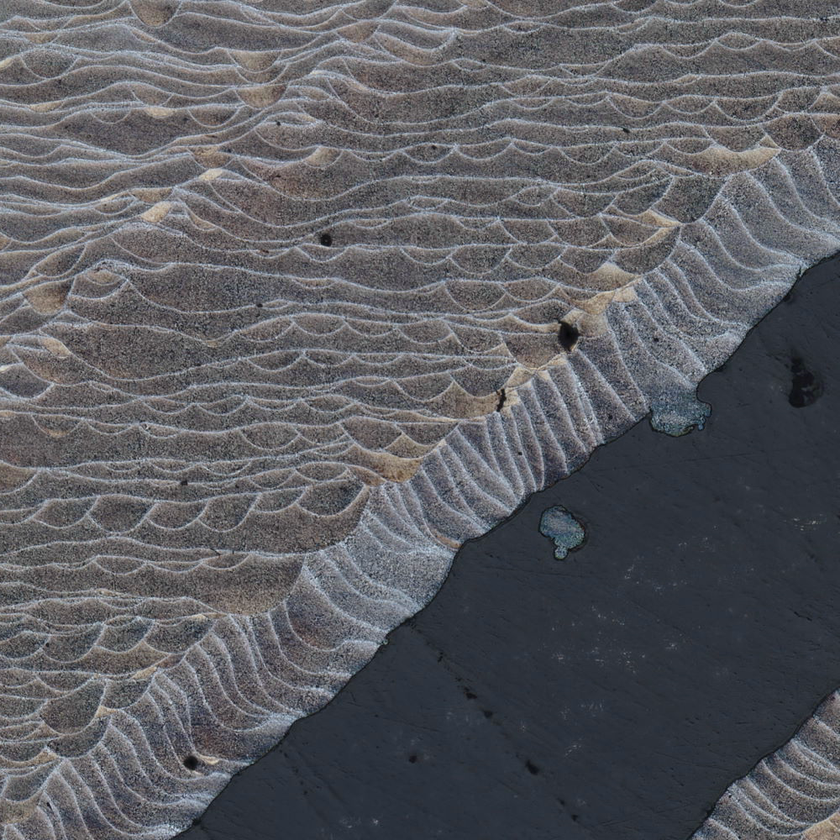
#> input picture Testing/crop45.tif, 840 x 840 px, shrunk from 1000 x 1000 before the run
$ python CreatingMasks.py
#> lines starting #> are read from the running program, lines starting #| are printed output that depends on the picture; after the words box and inside, x2 and y2 are one past the last pixel; in counts of white or black regions, pixels touching at a corner belong together
#UTEP Project

#Creating Training Data

import numpy as np
import skimage
from PIL import Image
from skimage.util import invert
from skimage import data
from skimage.filters import meijering, hessian,gaussian
from skimage.morphology import skeletonize
from scipy import ndimage as ndi
import matplotlib.pyplot as plt

#Opening the raw image
image_raw = Image.open('Testing/crop45.tif')
#> image_raw is the input picture: PIL image 840x840 RGB; mean R, G, B 91.6, 92.4, 97.4
image = image_raw.convert('L')
image = np.asarray(image)

#Visualization
plt.imshow(image, cmap = plt.cm.gray)
plt.show()

#Passing through a Gaussian Filter
image = ndi.gaussian_filter(image, 2)
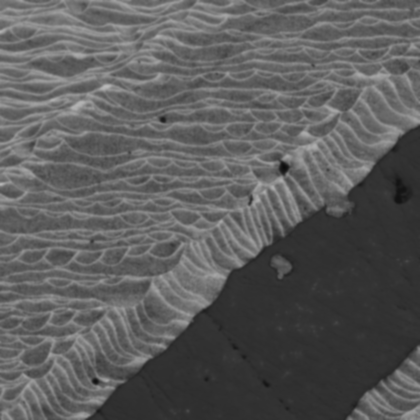
#> image: shape (840, 840) (shown at 1/2 size); min 11, max 186, mean 91.8

#Visualization
plt.imshow(image, cmap = plt.cm.gray)
plt.show()

#Passing through Meijering or Hessian Filter
result = meijering(image, black_ridges = 0, sigmas = [1]) #hessian(image,black_ridges=0,sigmas=1)
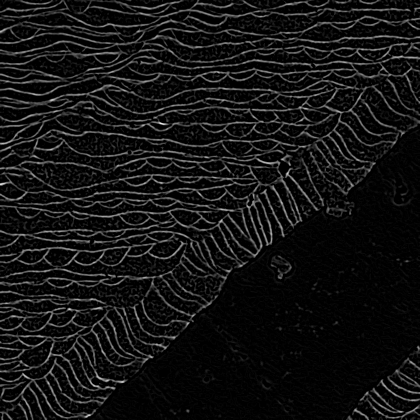
#> result: shape (840, 840) float64 (shown at 1/2 size); min 0, max 1, mean 0.075

#Visualization
plt.imshow(result, cmap = plt.cm.gray)
#plt.axis('off')
plt.show()

#Filling Holes
thresh_value = skimage.filters.threshold_otsu(result)
#> thresh_value = 0.186
thresh = result < 0.15 #thresh_value
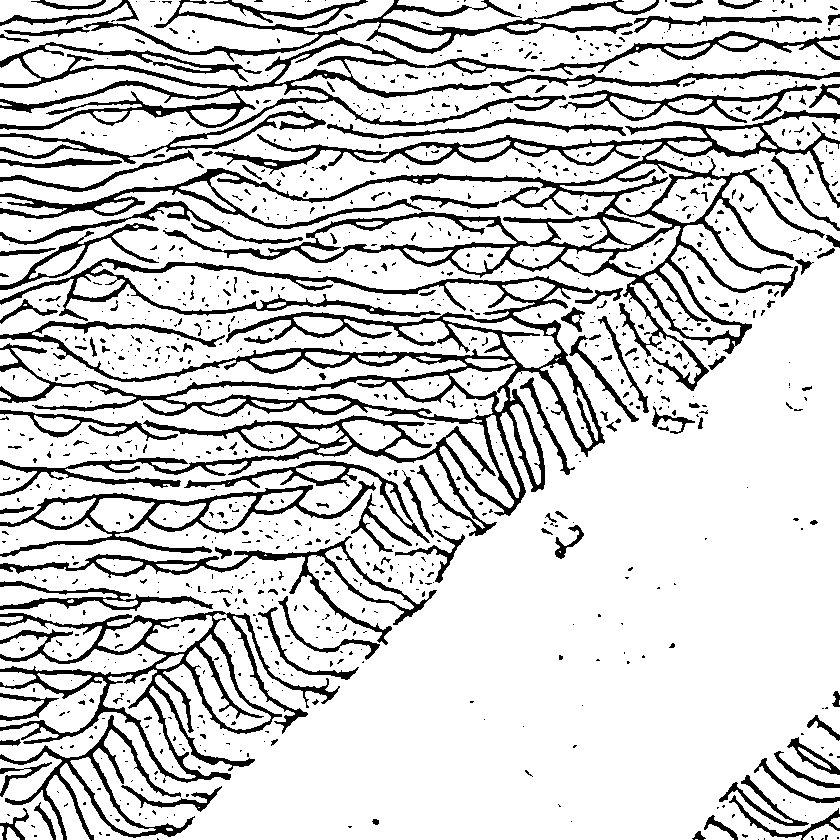
#> thresh: shape (840, 840) bool; 81.5% white; 1085 black regions (921 under 20 px), largest, box (x1, y1, x2, y2) and area: (0, 258, 605, 536) 28868, (0, 110, 840, 391) 23861, (0, 37, 840, 164) 13617
fill = ndi.binary_fill_holes(thresh)
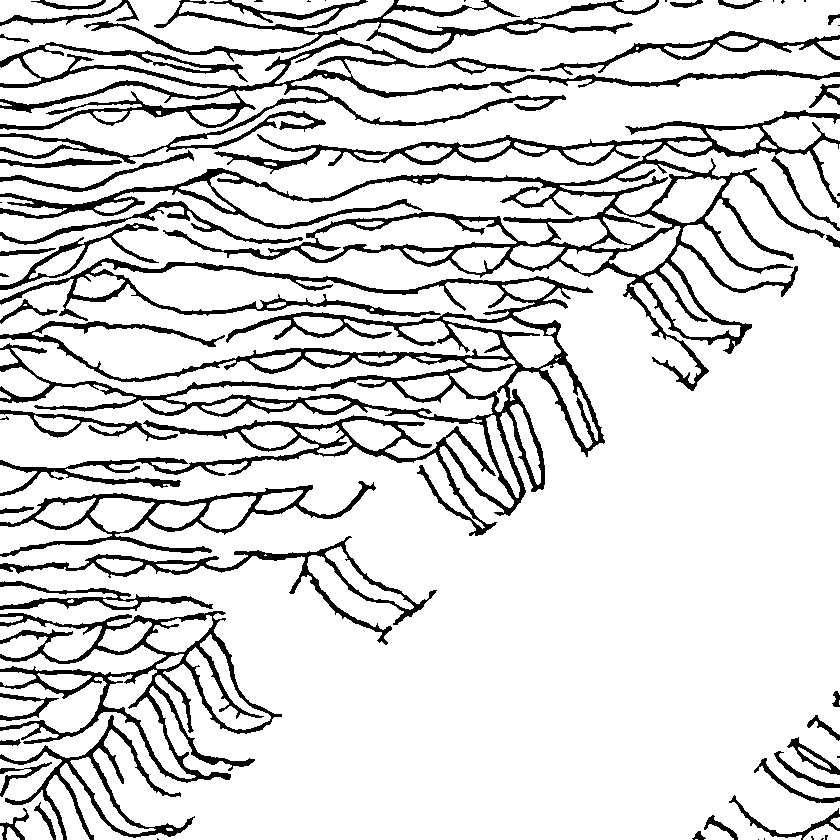
#> fill: shape (840, 840) bool; 84.9% white; 60 black regions (19 under 20 px), largest, box (x1, y1, x2, y2) and area: (0, 258, 605, 536) 28659, (0, 110, 840, 391) 23499, (0, 37, 840, 164) 13570

#Visualization
plt.imshow(fill, cmap = plt.cm.gray)
plt.axis('off')

#Skeletonize Filter
skeleton = skeletonize(invert(fill),method='lee')
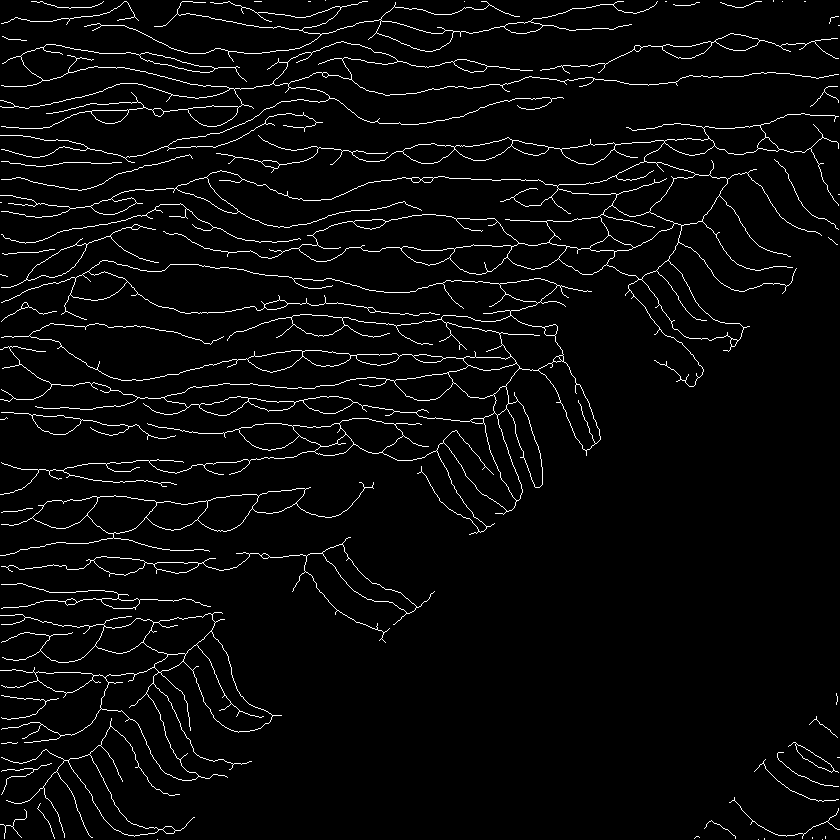
#> skeleton: shape (840, 840) bool; 3.6% white in thin lines or dots
im = invert(skeleton)
#> im: shape (840, 840) bool; 96.4% white; black in thin lines or dots

#Visualization
plt.imshow(im, cmap = plt.cm.gray)
#plt.axis('off')
#plt.savefig('Mask3.eps', bbox_inches='tight', pad_inches=0)
plt.show()

$ run again, with Testing/crop168.tif copied over Testing/crop45.tif
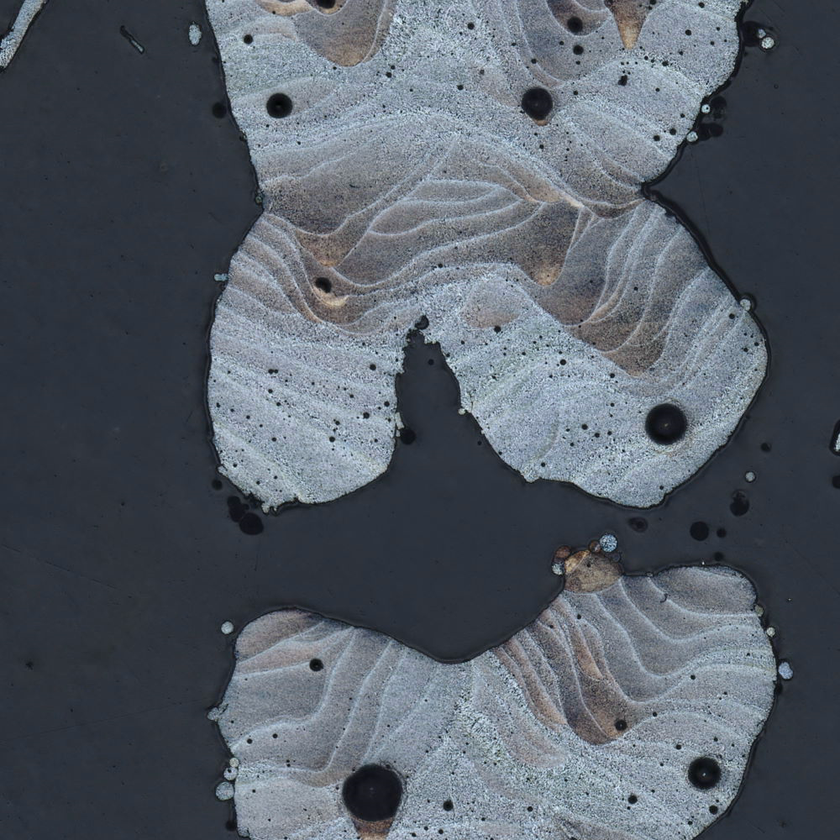
#> input picture Testing/crop168.tif, 840 x 840 px, shrunk from 1000 x 1000 before the run
#> image_raw is the input picture: PIL image 840x840 RGB; mean R, G, B 86.1, 93.8, 103.7
#> thresh_value = 0.115
#> `thresh = result < 0.15`:
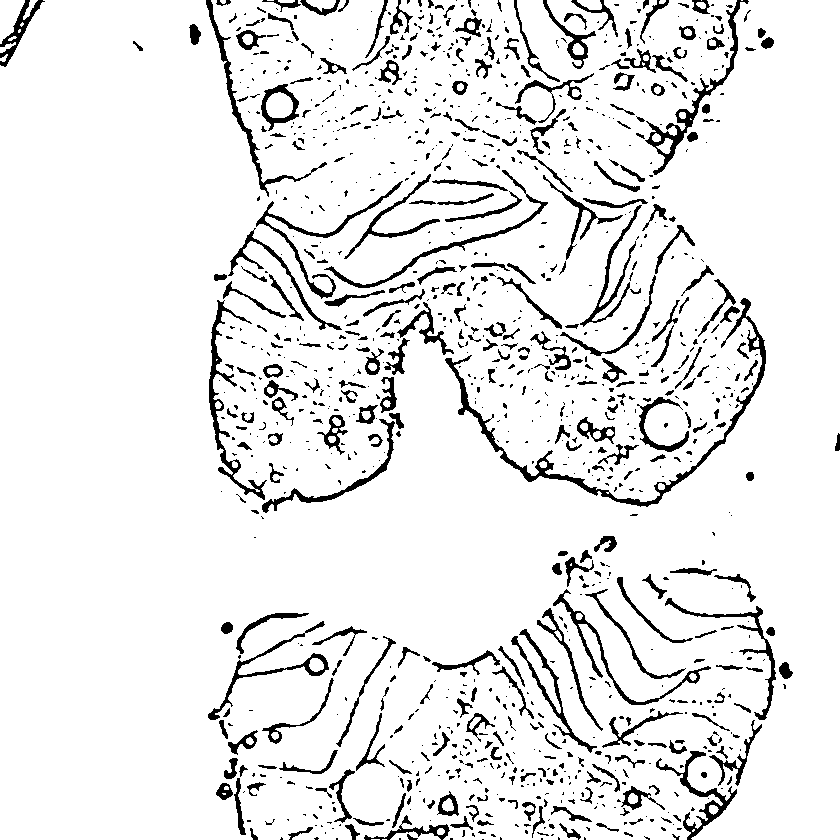
#> thresh: shape (840, 840) bool; 91.4% white; 1137 black regions (759 under 20 px), largest, box (x1, y1, x2, y2) and area: (445, 298, 766, 507) 3155, (645, 0, 749, 175) 1580, (209, 300, 267, 500) 1533
#> fill: shape (840, 840) bool; 98.9% white; 41 black regions (15 under 20 px), largest, box (x1, y1, x2, y2) and area: (645, 0, 749, 175) 1580, (206, 0, 311, 197) 1179, (656, 751, 737, 840) 1120
#> `skeleton = skeletonize(invert(fill),method='lee')`:
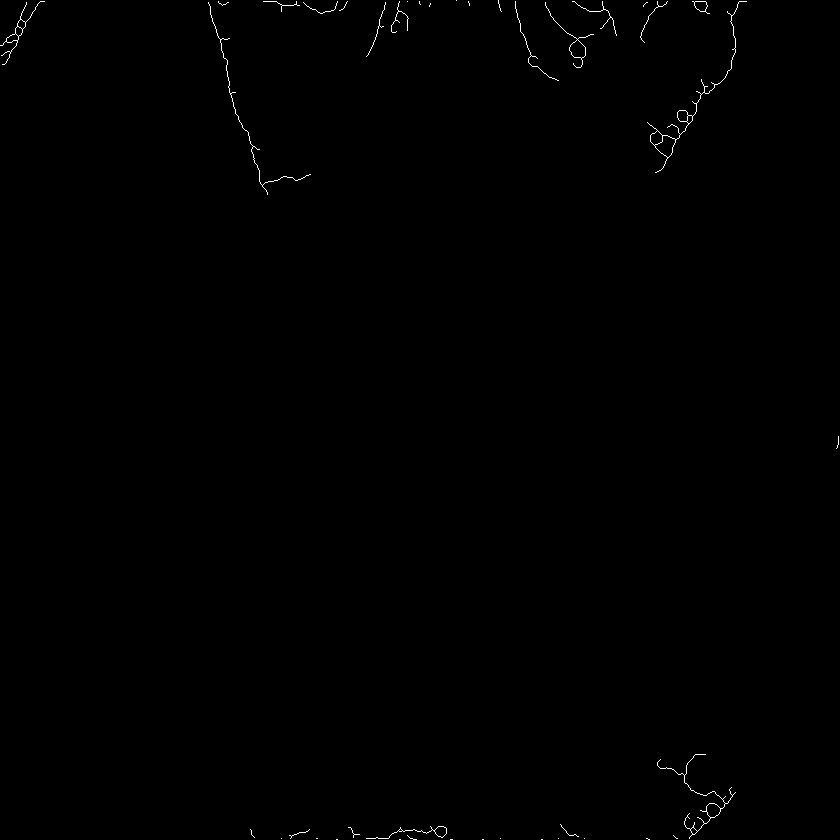
#> skeleton: shape (840, 840) bool; 0.27% white in thin lines or dots
#> im: shape (840, 840) bool; 99.7% white; black in thin lines or dots
